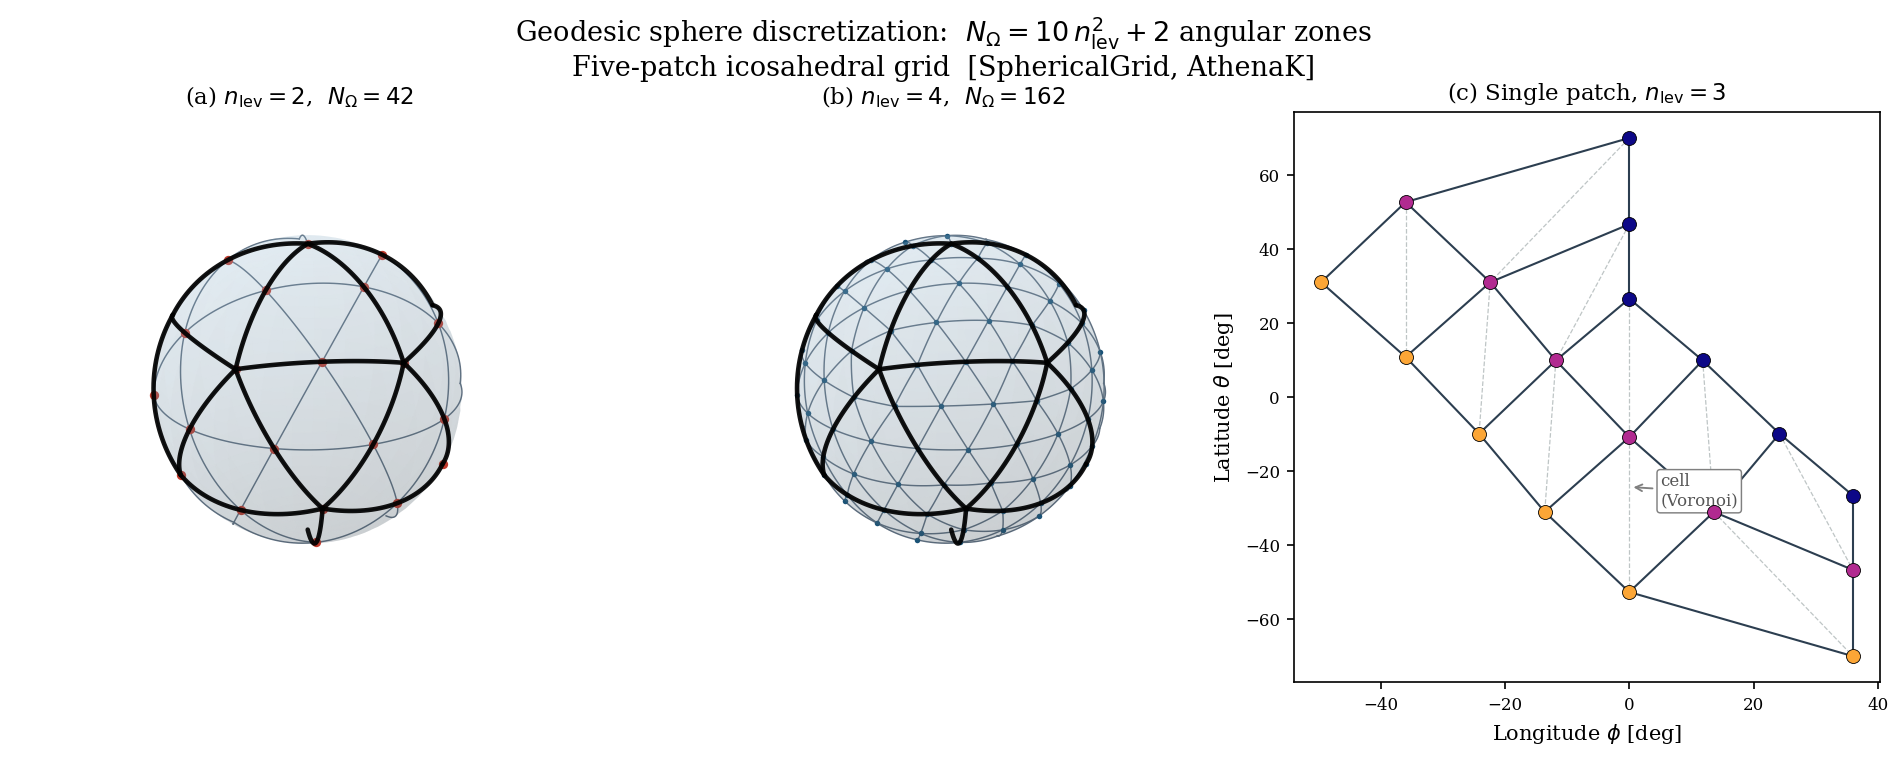

Here is the Python script that generated this plot:
"""
Schematic figure of the geodesic sphere discretization used by SphericalGrid.
Replicates the C++ construction in geodesic_grid.cpp exactly.
"""

import numpy as np
import matplotlib.pyplot as plt
import matplotlib.gridspec as gridspec
from mpl_toolkits.mplot3d import Axes3D
from scipy.spatial import ConvexHull

plt.rcParams.update({
    "text.usetex": False,
    "font.family": "serif",
    "font.size": 11,
    "axes.labelsize": 12,
    "legend.fontsize": 10,
})


# ── replicate geodesic_grid.cpp construction ──────────────────────────────────

def build_geodesic_grid(nlevel):
    sin_ang = 2.0 / np.sqrt(5.0)
    cos_ang = 1.0 / np.sqrt(5.0)

    p1 = np.array([0.0, 0.0, 1.0])
    p2 = np.array([sin_ang, 0.0, cos_ang])
    p3 = np.array([sin_ang * np.cos(0.2 * np.pi),  sin_ang * np.sin(0.2 * np.pi),  -cos_ang])
    p4 = np.array([sin_ang * np.cos(-0.4 * np.pi), sin_ang * np.sin(-0.4 * np.pi),  cos_ang])
    p5 = np.array([sin_ang * np.cos(-0.2 * np.pi), sin_ang * np.sin(-0.2 * np.pi), -cos_ang])
    p6 = np.array([0.0, 0.0, -1.0])

    NL = nlevel
    anorm = np.zeros((5, 2 + NL, 2 + 2 * NL, 3))
    apnorm = np.array([[0., 0., 1.], [0., 0., -1.]])

    row_index = 1
    for l in range(NL):
        col_index = 1
        for m in range(l, NL):
            v = ((m - l + 1) * p2 + (NL - m - 1) * p1 + l * p4) / NL
            anorm[0, row_index, col_index] = v / np.linalg.norm(v)
            col_index += 1
        for m in range(NL - l, NL):
            v = ((NL - l) * p2 + (m - NL + l + 1) * p5 + (NL - m - 1) * p4) / NL
            anorm[0, row_index, col_index] = v / np.linalg.norm(v)
            col_index += 1
        for m in range(l, NL):
            v = ((m - l + 1) * p3 + (NL - m - 1) * p2 + l * p5) / NL
            anorm[0, row_index, col_index] = v / np.linalg.norm(v)
            col_index += 1
        for m in range(NL - l, NL):
            v = ((NL - l) * p3 + (m - NL + l + 1) * p6 + (NL - m - 1) * p5) / NL
            anorm[0, row_index, col_index] = v / np.linalg.norm(v)
            col_index += 1
        row_index += 1

    for ptch in range(1, 5):
        ang = ptch * 0.4 * np.pi
        c, s = np.cos(ang), np.sin(ang)
        for l in range(1, 1 + NL):
            for m in range(1, 1 + 2 * NL):
                x0, y0, z0 = anorm[0, l, m]
                anorm[ptch, l, m] = [x0 * c + y0 * s, y0 * c - x0 * s, z0]

    # Collect unique grid points (poles + interior of all 5 patches)
    pts_list = [apnorm[0], apnorm[1]]
    for ptch in range(5):
        for l in range(1, 1 + NL):
            for m in range(1, 1 + 2 * NL):
                pts_list.append(anorm[ptch, l, m].copy())
    pts = np.array(pts_list)
    pts_unique = np.unique(np.round(pts, 8), axis=0)
    return pts_unique


# ── icosahedron vertices and edges ────────────────────────────────────────────

def icosahedron_edges():
    sin_ang = 2.0 / np.sqrt(5.0)
    cos_ang = 1.0 / np.sqrt(5.0)
    north = np.array([0., 0., 1.])
    south = np.array([0., 0., -1.])
    upper = [np.array([sin_ang * np.cos(k * 0.4 * np.pi),
                        sin_ang * np.sin(k * 0.4 * np.pi), cos_ang]) for k in range(5)]
    lower = [np.array([sin_ang * np.cos(k * 0.4 * np.pi + 0.2 * np.pi),
                        sin_ang * np.sin(k * 0.4 * np.pi + 0.2 * np.pi), -cos_ang])
             for k in range(5)]
    edges = []
    for k in range(5):
        edges.append((north,    upper[k]))           # N pole to upper ring
        edges.append((south,    lower[k]))           # S pole to lower ring
        edges.append((upper[k], upper[(k+1) % 5]))  # upper ring
        edges.append((lower[k], lower[(k+1) % 5]))  # lower ring
        edges.append((upper[k], lower[k-1]))         # upper to lower (left)
        edges.append((upper[k], lower[k]))           # upper to lower (right)
    return edges


# ── build grids ───────────────────────────────────────────────────────────────

pts2 = build_geodesic_grid(2)
pts4 = build_geodesic_grid(4)


# ── Figure layout: 1 row × 3 columns ─────────────────────────────────────────

fig = plt.figure(figsize=(13, 5))
fig.patch.set_facecolor("white")

gs = gridspec.GridSpec(
    1, 3,
    figure=fig,
    left=0.02, right=0.98,
    top=0.88, bottom=0.12,
    wspace=0.10,
)

ax3d_lo  = fig.add_subplot(gs[0, 0], projection="3d")
ax3d_hi  = fig.add_subplot(gs[0, 1], projection="3d")
ax_patch = fig.add_subplot(gs[0, 2])


# ━━━━━━━━━━━━━━━━━━━━━━━━━━━━━━━━━━━━━━━━━━━━━━━━━━━━━━━━━━━━━━━━━━━━━━━━━━━━
# Panels (a) and (b): 3-D geodesic spheres
# ━━━━━━━━━━━━━━━━━━━━━━━━━━━━━━━━━━━━━━━━━━━━━━━━━━━━━━━━━━━━━━━━━━━━━━━━━━━━

def arc(A, B, n=20):
    """Great-circle arc from A to B on unit sphere."""
    t = np.linspace(0, 1, n)
    pts = np.outer(1 - t, A) + np.outer(t, B)
    pts /= np.linalg.norm(pts, axis=1, keepdims=True)
    return pts


ELEV, AZIM = 22, 30  # shared camera angles

def view_direction():
    """Unit vector pointing from origin toward the camera."""
    e, a = np.radians(ELEV), np.radians(AZIM)
    return np.array([np.cos(e) * np.cos(a),
                     np.cos(e) * np.sin(a),
                     np.sin(e)])

def is_front(mid):
    """Return True if the midpoint faces the camera (dot product > 0)."""
    return np.dot(mid / np.linalg.norm(mid), view_direction()) > 0


def draw_geodesic_3d(ax, pts_unique, nlevel, title, pt_color, front_alpha):
    ax.set_facecolor("white")

    # Transparent sphere surface
    u = np.linspace(0, 2 * np.pi, 60)
    v = np.linspace(0, np.pi, 40)
    ax.plot_surface(
        np.outer(np.cos(u), np.sin(v)),
        np.outer(np.sin(u), np.sin(v)),
        np.outer(np.ones_like(u), np.cos(v)),
        color="#AED6F1", alpha=0.15, linewidth=0, antialiased=True, zorder=0)

    # ── thin subdivision edges via convex hull (front hemisphere only) ────────
    hull = ConvexHull(pts_unique)
    drawn = set()
    for simplex in hull.simplices:
        for i in range(3):
            a, b = int(simplex[i]), int(simplex[(i + 1) % 3])
            key = (min(a, b), max(a, b))
            if key in drawn:
                continue
            drawn.add(key)
            mid = (pts_unique[a] + pts_unique[b]) / 2
            if not is_front(mid):
                continue
            seg = arc(pts_unique[a], pts_unique[b])
            ax.plot(seg[:, 0], seg[:, 1], seg[:, 2],
                    "-", color="#5D6D7E", lw=0.7, alpha=front_alpha, zorder=2)

    # ── thick icosahedron base edges (front hemisphere only) ──────────────────
    for A, B in icosahedron_edges():
        mid = (A + B) / 2
        if not is_front(mid):
            continue
        seg = arc(A, B, n=40)
        ax.plot(seg[:, 0], seg[:, 1], seg[:, 2],
                "-", color="black", lw=2.2, alpha=0.92, zorder=4,
                solid_capstyle="round")

    # ── grid points (front hemisphere only) ───────────────────────────────────
    vd = view_direction()
    mask = pts_unique @ vd > 0
    front_pts = pts_unique[mask]
    ax.scatter(front_pts[:, 0], front_pts[:, 1], front_pts[:, 2],
               s=20 if nlevel <= 2 else 7,
               color=pt_color, zorder=5, depthshade=False, linewidths=0)

    ax.set_xlim(-1.1, 1.1); ax.set_ylim(-1.1, 1.1); ax.set_zlim(-1.1, 1.1)
    ax.set_box_aspect([1, 1, 1])
    ax.set_axis_off()
    ax.set_title(title, fontsize=11, pad=4)
    ax.view_init(elev=ELEV, azim=AZIM)


draw_geodesic_3d(ax3d_lo, pts2, 2,
                 r"(a) $n_{\rm lev}=2$,  $N_\Omega=42$",
                 pt_color="#C0392B", front_alpha=0.99)
draw_geodesic_3d(ax3d_hi, pts4, 4,
                 r"(b) $n_{\rm lev}=4$,  $N_\Omega=162$",
                 pt_color="#1A5276", front_alpha=0.99)


# ━━━━━━━━━━━━━━━━━━━━━━━━━━━━━━━━━━━━━━━━━━━━━━━━━━━━━━━━━━━━━━━━━━━━━━━━━━━━
# Panel (c): Single patch sub-grid, nlev=3
# ━━━━━━━━━━━━━━━━━━━━━━━━━━━━━━━━━━━━━━━━━━━━━━━━━━━━━━━━━━━━━━━━━━━━━━━━━━━━

ax_patch.set_facecolor("white")
ax_patch.set_title(r"(c) Single patch, $n_{\rm lev}=3$", fontsize=11)

NL = 3

# Rebuild anorm for nlev=3 to get patch 0 coords
def build_patch0(nlevel):
    sin_ang = 2.0 / np.sqrt(5.0)
    cos_ang = 1.0 / np.sqrt(5.0)
    p1 = np.array([0.0, 0.0, 1.0])
    p2 = np.array([sin_ang, 0.0, cos_ang])
    p3 = np.array([sin_ang * np.cos(0.2 * np.pi),  sin_ang * np.sin(0.2 * np.pi),  -cos_ang])
    p4 = np.array([sin_ang * np.cos(-0.4 * np.pi), sin_ang * np.sin(-0.4 * np.pi),  cos_ang])
    p5 = np.array([sin_ang * np.cos(-0.2 * np.pi), sin_ang * np.sin(-0.2 * np.pi), -cos_ang])
    p6 = np.array([0.0, 0.0, -1.0])
    NL = nlevel
    anorm = np.zeros((2 + NL, 2 + 2 * NL, 3))
    row_index = 1
    for l in range(NL):
        col_index = 1
        for m in range(l, NL):
            v = ((m - l + 1) * p2 + (NL - m - 1) * p1 + l * p4) / NL
            anorm[row_index, col_index] = v / np.linalg.norm(v)
            col_index += 1
        for m in range(NL - l, NL):
            v = ((NL - l) * p2 + (m - NL + l + 1) * p5 + (NL - m - 1) * p4) / NL
            anorm[row_index, col_index] = v / np.linalg.norm(v)
            col_index += 1
        for m in range(l, NL):
            v = ((m - l + 1) * p3 + (NL - m - 1) * p2 + l * p5) / NL
            anorm[row_index, col_index] = v / np.linalg.norm(v)
            col_index += 1
        for m in range(NL - l, NL):
            v = ((NL - l) * p3 + (m - NL + l + 1) * p6 + (NL - m - 1) * p5) / NL
            anorm[row_index, col_index] = v / np.linalg.norm(v)
            col_index += 1
        row_index += 1
    return anorm

an3 = build_patch0(NL)

patch_pts = np.zeros((NL, 2 * NL, 2))
for l in range(NL):
    for m in range(2 * NL):
        v = an3[l + 1, m + 1]
        patch_pts[l, m, 0] = np.degrees(np.arctan2(v[1], v[0]))
        patch_pts[l, m, 1] = np.degrees(np.arcsin(np.clip(v[2], -1, 1)))

for l in range(NL):
    for m in range(2 * NL):
        A = patch_pts[l, m]
        if m + 1 < 2 * NL:
            B = patch_pts[l, m + 1]
            ax_patch.plot([A[0], B[0]], [A[1], B[1]], "-", color="#2C3E50", lw=1.0, alpha=1)
        if l + 1 < NL:
            C = patch_pts[l + 1, m]
            ax_patch.plot([A[0], C[0]], [A[1], C[1]], "-", color="#2C3E50", lw=1.0, alpha=1)
            if m + 1 < 2 * NL:
                D = patch_pts[l + 1, m + 1]
                ax_patch.plot([A[0], D[0]], [A[1], D[1]], "--", color="#7F8C8D", lw=0.6, alpha=0.5)

for l in range(NL):
    for m in range(2 * NL):
        A = patch_pts[l, m]
        ax_patch.scatter(A[0], A[1], s=45,
                         color=plt.cm.plasma(l / (NL - 0.5)),
                         zorder=5, linewidths=0.4, edgecolors="black")

ax_patch.set_xlabel(r"Longitude $\phi$ [deg]", fontsize=10)
ax_patch.set_ylabel(r"Latitude $\theta$ [deg]", fontsize=10)
ax_patch.tick_params(labelsize=8)

A = patch_pts[1, 3]
B = patch_pts[1, 4]
C = patch_pts[2, 3]
cx, cy = (A[0] + B[0] + C[0]) / 3, (A[1] + B[1] + C[1]) / 3
ax_patch.annotate("cell\n(Voronoi)", xy=(cx, cy),
                  xytext=(cx + 5, cy - 5),
                  arrowprops=dict(arrowstyle="->", color="gray", lw=0.9),
                  fontsize=8, color="#555555",
                  bbox=dict(boxstyle="round,pad=0.2", fc="white", ec="gray", lw=0.7))


# ── global title and save ─────────────────────────────────────────────────────

fig.suptitle(
    r"Geodesic sphere discretization:  $N_\Omega = 10\,n_{\rm lev}^2 + 2$ angular zones"
    "\n"
    r"Five-patch icosahedral grid  [SphericalGrid, AthenaK]",
    fontsize=13, y=1.01,
)

outfile = "/home/ykim7/athenak/geodesic_schematic.pdf"
fig.savefig(outfile, dpi=180, bbox_inches="tight")
fig.savefig(outfile.replace(".pdf", ".png"), dpi=150, bbox_inches="tight")
print(f"Saved  {outfile}")
